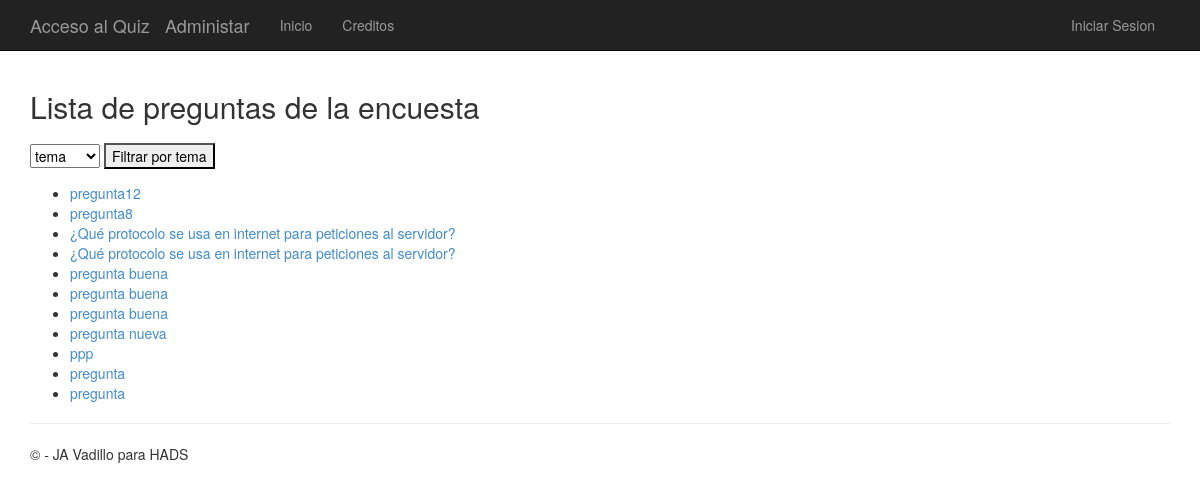
Screenshot of /polls/ with the database file from the repository.
### app/models.py (models this page shows)
class Pregunta(models.Model):
    texto = models.CharField(max_length=200)
    tema = models.CharField(max_length=200)
    pub_date = models.DateTimeField('date published')

### app/views.py (the view)
# urls.py: url(r'^polls/', app.views.index, name='index'),
def index(request):
    latest_question_list = Pregunta.objects.order_by('-pub_date')
    preguntas = []
    listaTemas = []
    for preg in latest_question_list:
        if preg.tema not in listaTemas:
            listaTemas.append(preg.tema)
    if request.method == 'POST':
        tema = request.POST['temas']
        preguntas = filter(lambda preg: preg.tema == tema, latest_question_list)
        context = {
                'title':'Lista de preguntas de la encuesta',
                'latest_question_list': preguntas,
                'listaTemas' : listaTemas
              }
    else:
        preguntas = latest_question_list
        template = loader.get_template('polls/index.html')
        context = {
                'title':'Lista de preguntas de la encuesta',
                'latest_question_list': preguntas,
                'listaTemas' : listaTemas
              }
    return render(request, 'polls/index.html', context)

### app/templates/polls/index.html (shortened to what this page needs)
﻿{% extends "app/layout.html" %}
{% block content %}
<h2>{{ title }}</h2>
    <form method="POST" class="post-form">{% csrf_token %}
        <select name="temas">
            {% for tema in listaTemas %}
                <option value="{{tema}}">{{tema}}</option>
            {% endfor %}
        </select>
        <button type="submit">Filtrar por tema</button>
    </form>
{% if latest_question_list %}
    <ul>
    {% for question in latest_question_list %}
        <li><a href="{% url 'detail' question.id %}">{{ question.texto }}</a></li>
    {% endfor %}
    </ul>
{% else %}
    <p>No polls are available.</p>
{% endif %}
{% endblock %}

### app/static/app/content/site.css (style rules this page uses)
body { padding-top: 50px; padding-bottom: 20px; }
input, select, textarea { max-width: 280px; }

### rows the page displays
Pregunta: temas "tema", texto "pregunta12"
Pregunta: texto "pregunta8"
Pregunta: texto "¿Qué protocolo se usa en internet para peticiones al servidor?"
Pregunta: texto "¿Qué protocolo se usa en internet para peticiones al servidor?"
Pregunta: texto "pregunta buena"
Pregunta: texto "pregunta buena"
Pregunta: texto "pregunta buena"
Pregunta: texto "pregunta nueva"
Pregunta: texto "ppp"
Pregunta: texto "pregunta"
Pregunta: texto "pregunta"

### other values shown
{{ title }} "Lista de preguntas de la encuesta"
